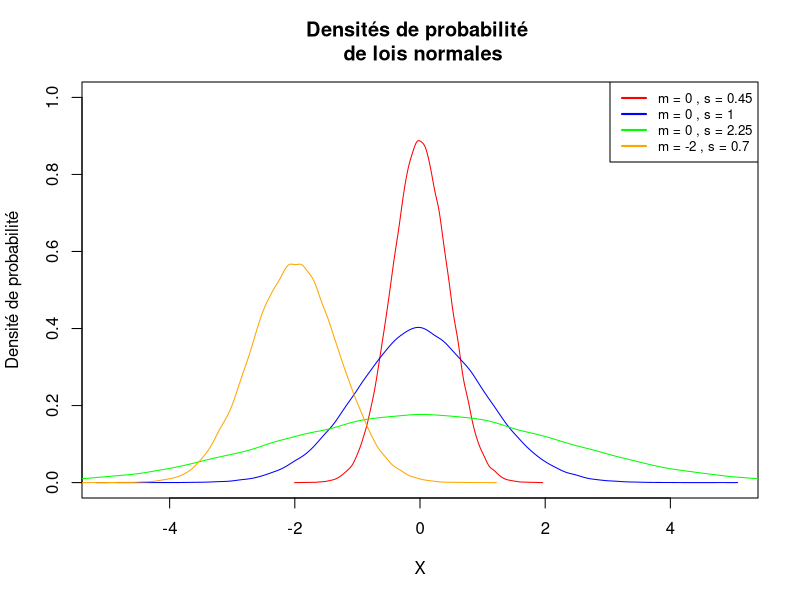
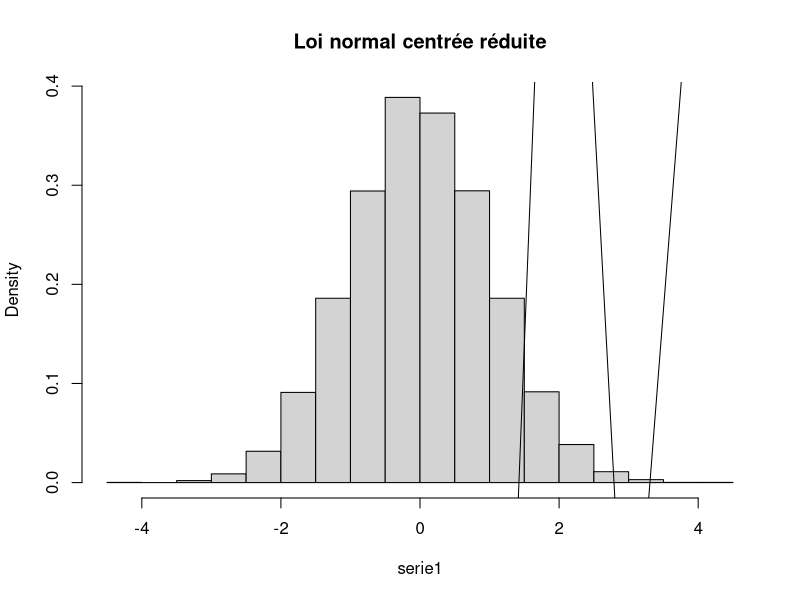
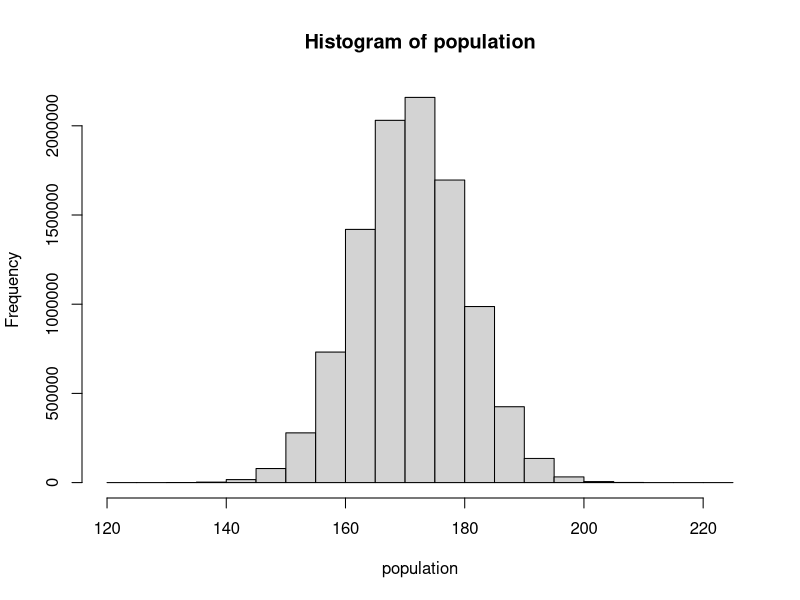
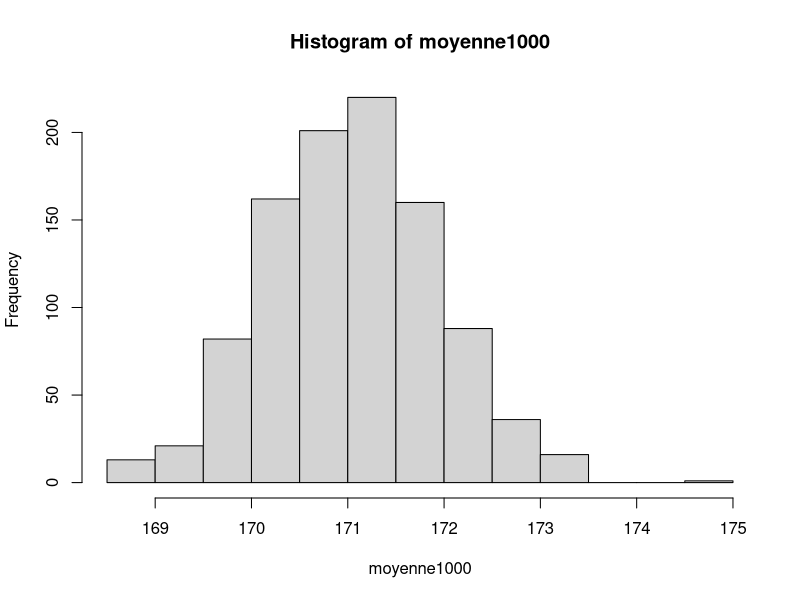
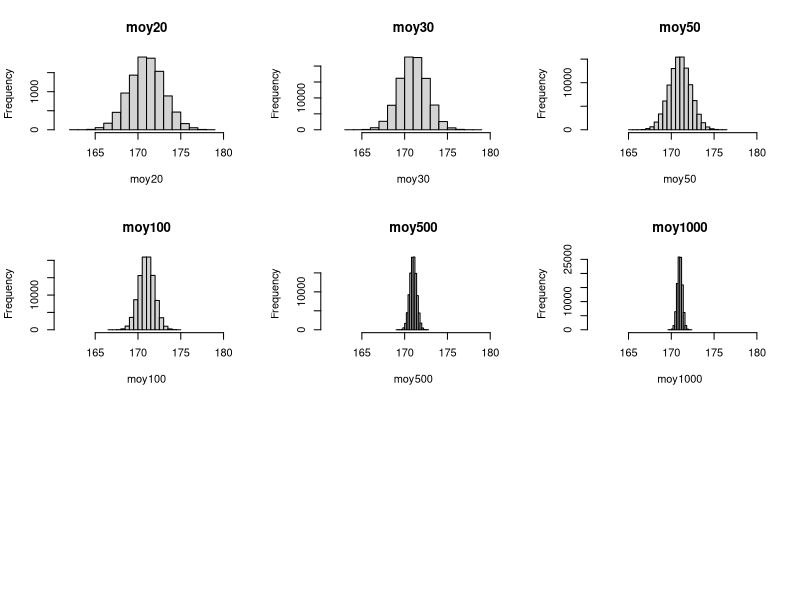
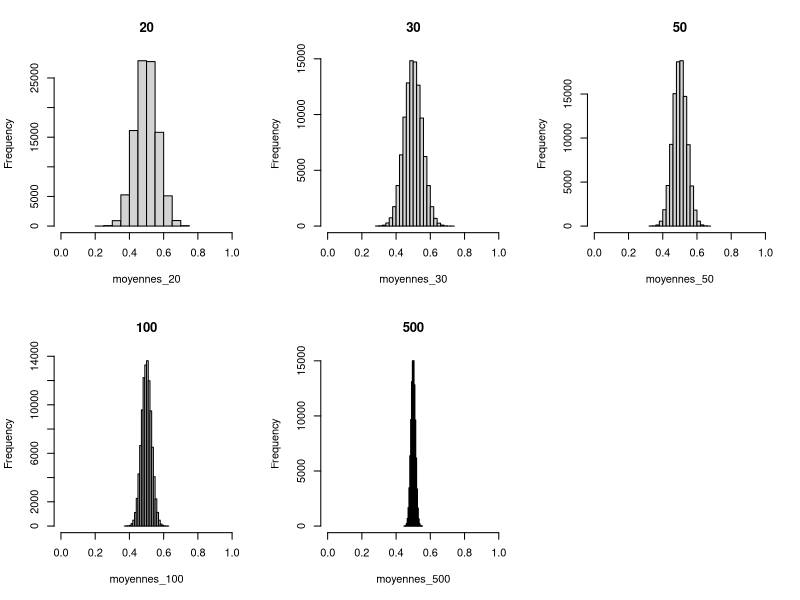

These figures' R source, in order:
#TD5

#Exercice 1

par(mfrow = c(1,1))
plot(NA, xlim=c(-5, 5), ylim=c(0, 1), xlab="X", 
     ylab="Densité de probabilité", 
     main="Densités de probabilité \n de lois normales")

# Tracer la densité de probabilité pour chaque simulation
moyennes <- c(0, 0, 0, -2)
sigmas <- c(0.45, 1, 2.25, 0.7)
colors <- c("red", "blue", "green", "orange")
legend_labels <- c()
for (i in 1:length(moyennes)) {
  serie = rnorm(n = 100000, 
                mean = moyennes[i], 
                sd = sigmas[i])
  lines(density(serie), col = colors[i])
  legend_labels <- c(legend_labels, paste("m =", moyennes[i], ",", "s =", sigmas[i]))
}

# Ajouter une légende
legend("topright", legend=legend_labels, col=colors, lwd=2, cex=0.8)

serie1 = rnorm(10000, mean = 0, sd = 1)

hist(serie1, main = "Loi normal centrée réduite", probability =  TRUE)
lines(serie1)

median(serie1)

quantile(x = serie1)

quantile(x = serie1, probs = seq(from = 0, to = 1, by = 0.01))
#environ 1.66

qnorm(p = 0.95, mean = 0, sd= 1)
pnorm(q = 1.644854, mean = 0, sd = 1)

qnorm(p = 0.975, mean = 0, sd =  1)

pnorm(q = 1.96, mean = 0, sd = 1)

#Exrercice 2 

indices_lignes = seq(from = 0, to = 3.9, by = 0.1)

#on crée un vecteur vide pour ajouter les probas au fur et à mesure
all_probas = c()
#On parcourt les indices lignes
for (i in indices_lignes){
  proba = pnorm(q = i, mean = 0, sd = 1)
  #on ajoute la nouvelle proba au vecteur existant
  all_probas = c(all_probas,proba)
  all_probas = round(all_probas,digits = 4)
}

indices_colones = seq(from = 0.00, to = 0.09, by = 0.01)
indices_lignes = seq(from = 0, to = 3.9, by = 0.1)

#On crée un objet résultat vide.
resultat = NULL
#On parcourt les indices colonnes
for (j in indices_colones) {
  #on crée un vecteur vide pour ajouter les probas au fur et à mesure
  all_probas = c()
  #On parcourt les indices lignes
  for (i in indices_lignes){
    quantile = i + j
    proba = pnorm(q = quantile, mean = 0, sd = 1)
    #on ajoute la nouvelle proba au vecteur existant
    all_probas = c(all_probas,proba)
    all_probas = round(all_probas,digits = 4)
  }
  #On ajoute une colonne au resultat
  resultat = cbind(resultat,all_probas)
}

class(resultat)
table = data.frame(resultat)
colnames(table) = indices_colones
rownames(table) = indices_lignes
View(table)

#Exercice 3


population = rnorm(10000000, mean = 171, sd = 9)

mean(population)
sd(population)
#la moyenne est exactement la meme et l'ecart type est tres proche de 1 

hist(population)
#l'histogramme est bien en cloche

population190 = population[population < 190]
length(population190)
length(population190)/length(population)

pnorm(q = 190, mean = 171, sd = 9)

#tous la population de l'échantillon a une taille inférieur à 190 tandis que 
#je serais sensé en trouvé un peu moins de 9 999 000


pop200 = population[population > 200]
length(pop200)

1*1e7 - pnorm(q = 200, mean = 171, sd = 9)*1e7

#je suis sensé trouvé environ 9600 personnes contre 0 observé dans l'échantillon 

#Exercice 4 

echantillon = sample(x = population, size = 100, replace =  TRUE)
mean(echantillon)
sd(echantillon)

taille = qnorm(p = 0.975, mean = 0, sd = 1)*9/sqrt(100)
borne_inf = 171-taille
borne_sup = 171+taille
borne_inf
borne_sup

echantillon1000 = replicate(n = 1000, expr = sample(population, 100, replace = TRUE))
moyenne1000 = apply(echantillon1000, MARGIN = 2, FUN = function(x) mean(x))
ecarttype1000 = apply(echantillon1000, MARGIN = 2, FUN = function(x) sd(x))

hist(moyenne1000)
#On retrouve la cloche 

mean(moyenne1000)
sd(moyenne1000)

pop1728 = echantillon1000[echantillon1000 > 172.8]
length(pop1728)
length(pop1728)/length(moyenne1000)

1 - pnorm(q = 172.8, mean = 171, sd = 9/sqrt(100))

largeur<-apply(X = echantillon1000,
               MARGIN = 2,
               FUN = function(x) pnorm(0.975)*sd(x)/100)

borne_inf_IC<-moyennes-largeur
borne_sup_IC<-moyennes+largeur

resultat1 = data.frame(largeur,borne_inf_IC, borne_sup_IC)
View(resultat1)

#Exercice 5 

moyenne_echantillon = function(V,n) {
  moy = mean(sample(x = V, size = n, replace = TRUE))
  return(moy)
}

moy20 = replicate(n = 10000, expr = moyenne_echantillon(V = population, n = 20))
moy30 = replicate(n = 100000, expr = moyenne_echantillon(V = population, n = 30))
moy50 = replicate(n = 100000, expr = moyenne_echantillon(V = population, n = 50))
moy100 = replicate(n = 100000, expr = moyenne_echantillon(V = population, n = 100))
moy500 = replicate(n = 100000, expr = moyenne_echantillon(V = population, n = 500))
moy1000 = replicate(n = 100000, expr = moyenne_echantillon(V = population, n = 1000))

par(mfrow = c(3,3))
hist(moy20, xlim=c(161,181), main="moy20")
hist(moy30, xlim=c(161,181), main="moy30")
hist(moy50, xlim=c(161,181), main="moy50")
hist(moy100, xlim=c(161,181), main="moy100")
hist(moy500, xlim=c(161,181), main="moy500")
hist(moy1000, xlim=c(161,181), main="moy1000")

nb_replicat = 100000
population<-runif(n = 1e7, min = 0, max = 1)
moyennes_20<-replicate(nb_replicat, moyenne_echantillon(population,20))
moyennes_30<-replicate(nb_replicat, moyenne_echantillon(population,30))
moyennes_50<-replicate(nb_replicat, moyenne_echantillon(population,50))
moyennes_100<-replicate(nb_replicat, moyenne_echantillon(population,100))
moyennes_500<-replicate(nb_replicat, moyenne_echantillon(population,500))
par(mfrow=c(2,3))
hist(moyennes_20, xlim=c(0,1), main="20")
hist(moyennes_30, xlim=c(0,1), main="30")
hist(moyennes_50, xlim=c(0,1), main="50")
hist(moyennes_100, xlim=c(0,1), main="100")
hist(moyennes_500, xlim=c(0,1), main="500")

